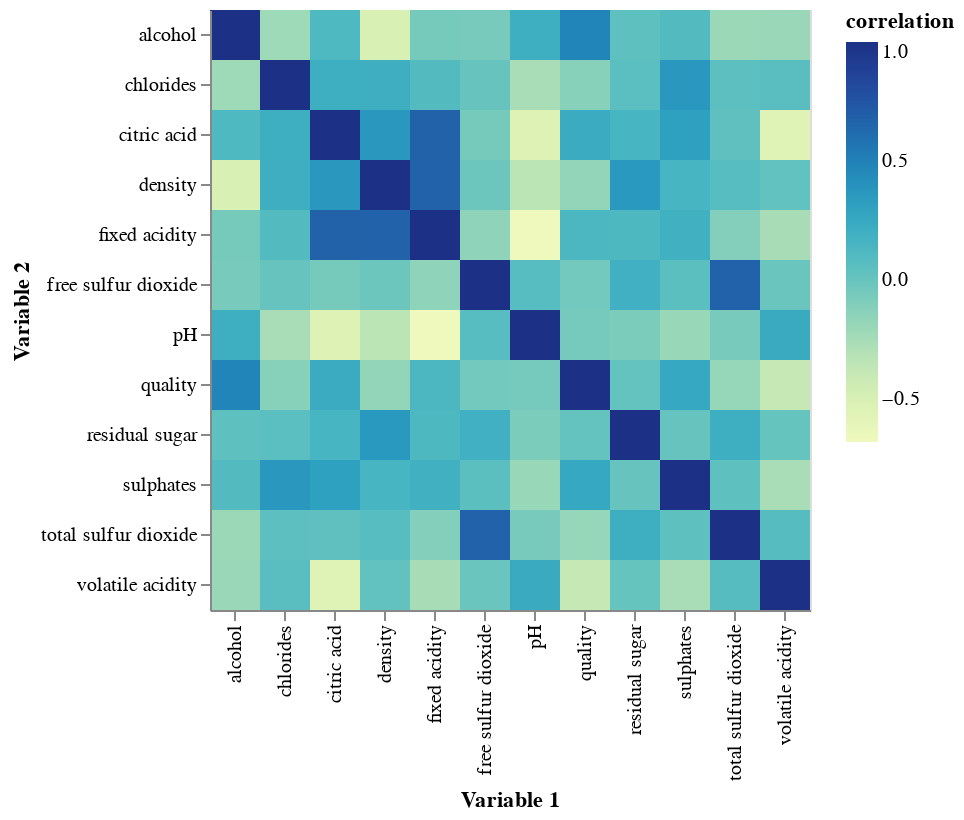

Notebook code for this chart:
### Markdown cell above
We then visualize the correlation grid between all of our feature variables. This assists to identify patterns and relationships between the variables, allowing us to gain insights into the underlying structure of the data and potentially identify features that are highly correlated with the target variable. This can help us to better understand the data and inform our feature selection and model building decisions.

### Code cell
correlation_table(df)

### Figure 1 — Vega-Lite specification as saved in the notebook (floating-point values rounded to 4 significant figures; data arrays with more than 128 entries replaced by an {"elided": "..."} marker saying what was removed)
{"config": {"view": {"continuousWidth": 400, "continuousHeight": 300}}, "data": {"name": "data-a3c35bfe7d50d3e1695fcb66c7748a2e"}, "mark": "rect", "encoding": {"color": {"field": "correlation", "type": "quantitative"}, "tooltip": [{"field": "correlation_label", "type": "nominal"}], "x": {"field": "Variable 1", "type": "ordinal"}, "y": {"field": "Variable 2", "type": "ordinal"}}, "height": 300, "selection": {"selector001": {"type": "interval", "bind": "scales", "encodings": ["x", "y"]}}, "width": 300, "$schema": "https://vega.github.io/schema/vega-lite/v4.17.0.json", "datasets": {"data-a3c35bfe7d50d3e1695fcb66c7748a2e": {"elided": "144 records"}}}
